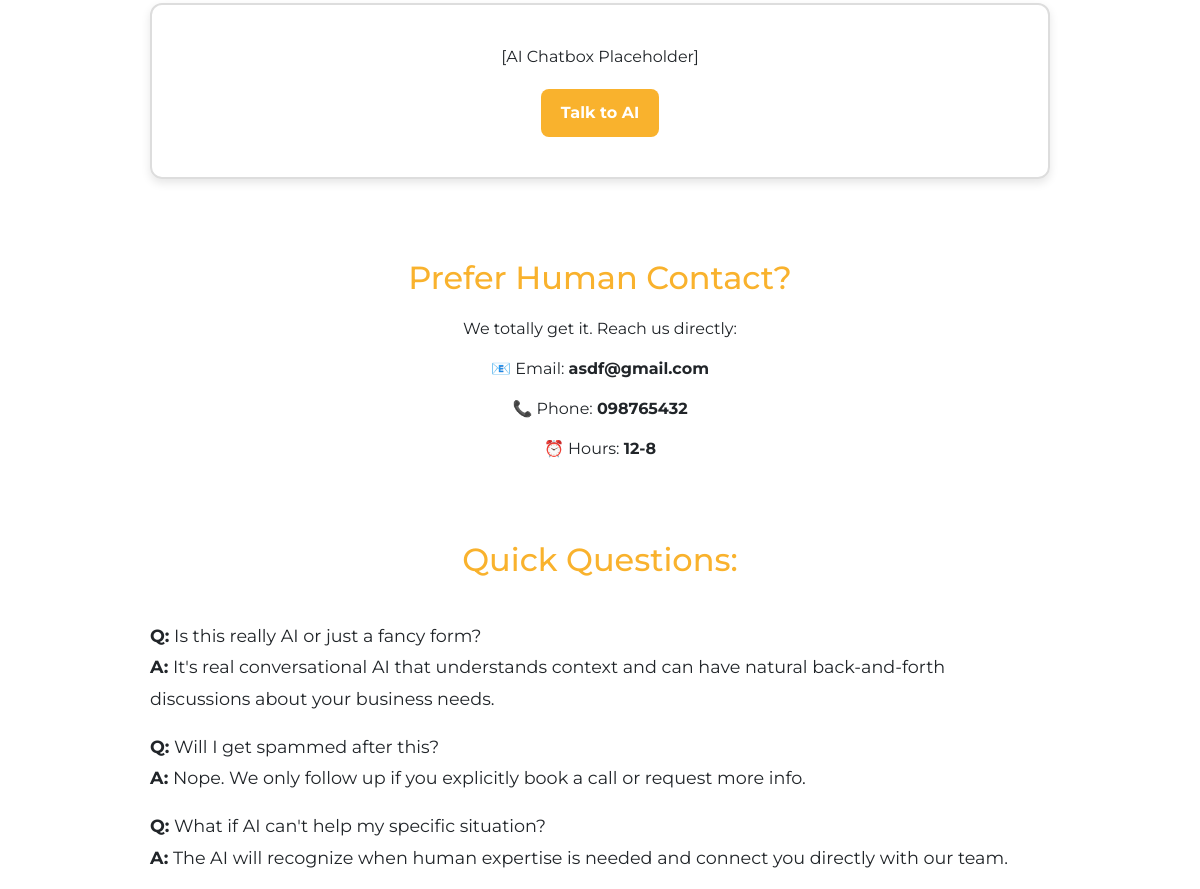
Page /InteractiveDemo (middle part) on the earlier database version.
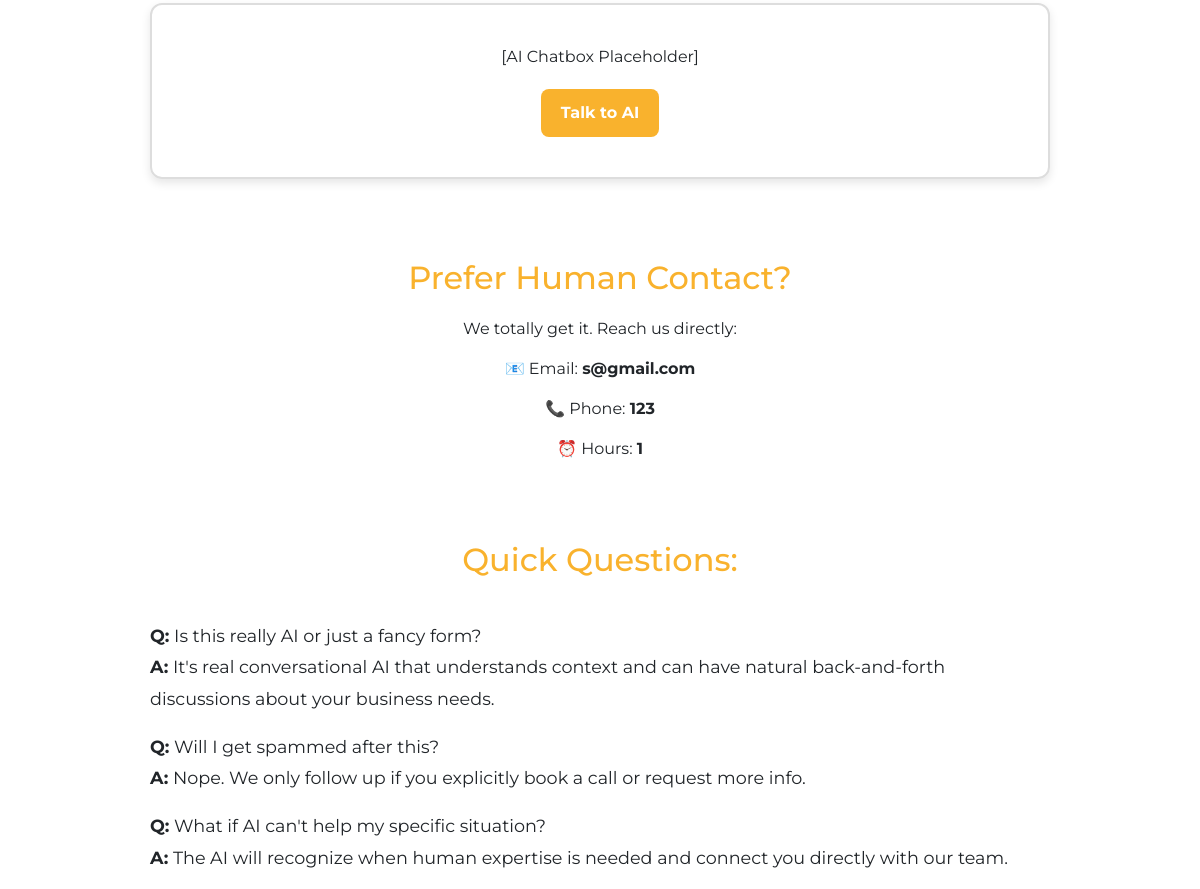
Same page on the later database version.
### models.py (models this page shows, shortened)
class ContactInfo(db.Model):
    id = db.Column(db.Integer, primary_key=True)
    email = db.Column(db.String(120), nullable=False)
    phone = db.Column(db.String(50), nullable=False)
    hours = db.Column(db.String(100), nullable=False)

### app.py (the view)
@app.route("/InteractiveDemo")
def interactive_demo():
    contact = ContactInfo.query.first()
    return render_template(
        "interactive_demo.html",
        page="Interactive Demo",
        contact_email=contact.email if contact else "hello@yourdomain.com",
        contact_phone=contact.phone if contact else "+1234567890",
        contact_hours=contact.hours if contact else "Mon-Fri, 9AM-6PM EST"
    )

### templates/interactive_demo.html (shortened to what this page needs)
{% extends "base.html" %}
{% block content %}
<section class="chat-demo" style="margin: 80px auto; text-align: center; max-width: 900px;">
  <div style="border: 2px solid #ddd; border-radius: 12px; padding: 40px; box-shadow: 0 4px 10px rgba(0,0,0,0.1);">
    <p style="margin-bottom: 20px;">[AI Chatbox Placeholder]</p>
    <button style="padding: 12px 20px; background: rgb(249, 178, 45); color: white; border: none; border-radius: 8px; font-weight: bold; cursor: pointer;">
      Talk to AI
    </button>
  </div>
</section>
<section class="fallback-contact" style="margin: 80px auto; max-width: 800px; text-align: center;">
  <h2 style="color: rgb(249, 178, 45); margin-bottom: 20px;">Prefer Human Contact?</h2>
  <p>We totally get it. Reach us directly:</p>
  <p>📧 Email: <strong>{{ contact_email }}</strong></p>
  <p>📞 Phone: <strong>{{ contact_phone }}</strong></p>
  <p>⏰ Hours: <strong>{{ contact_hours }}</strong></p>
</section>
<section class="faq" style="margin: 80px auto; max-width: 900px;">
  <h2 style="text-align: center; color: rgb(249, 178, 45); margin-bottom: 40px;">Quick Questions:</h2>
  <div style="line-height: 1.8; font-size: 1.1rem;">
    <p><strong>Q:</strong> Is this really AI or just a fancy form?<br>
       <strong>A:</strong> It's real conversational AI that understands context and can have natural back-and-forth discussions about your business needs.</p>
    <p><strong>Q:</strong> Will I get spammed after this?<br>
       <strong>A:</strong> Nope. We only follow up if you explicitly book a call or request more info.</p>
    <p><strong>Q:</strong> What if AI can't help my specific situation?<br>
       <strong>A:</strong> The AI will recognize when human expertise is needed and connect you directly with our team.</p>
  </div>
</section>
{% endblock %}

### templates/base.html (shortened to what this page needs)
<!DOCTYPE html>
<html lang="en">
<head>
  <link rel="stylesheet" href="{{ url_for('static', filename='base.css') }}">
  <link href="https://cdn.jsdelivr.net/npm/bootstrap@5.3.0/dist/css/bootstrap.min.css" rel="stylesheet">
  <link rel="stylesheet" href="https://cdnjs.cloudflare.com/ajax/libs/font-awesome/6.5.0/css/all.min.css">
  <link href="https://cdn.jsdelivr.net/npm/bootstrap@5.3.0/dist/css/bootstrap.min.css" rel="stylesheet">
  <link rel="stylesheet" href="https://cdnjs.cloudflare.com/ajax/libs/font-awesome/6.5.0/css/all.min.css">
  <link rel="stylesheet" href="{{ url_for('static', filename='style.css') }}">
</head>
<body>
<div>
  {% block content %}{% endblock %}
</div>
</body>
</html>

### static/base.css (style rules this page uses)
body { margin: 0; padding: 0; font-family: 'Montserrat', sans-serif; overflow-x: hidden; }
button, a.btn, .nav-button { display: inline-flex; justify-content: center; align-items: center; background: #050606; border: none; border-radius: 15px; color: white; font-size: 1rem; font-weight: 600; text-decoration: none; cursor: pointer; position: relative; overflow: hidden; transition: all 0.5s ease; z-index: 1; padding: 8px 18px; }
button::before, a.btn::before, .nav-button::before { content: ''; position: absolute; top: -50%; left: -50%; width: 200%; height: 200%; background: linear-gradient( 0deg, transparent, transparent 30%, rgba(255, 215, 0, 0.3) ); transform: rotate(-45deg); transition: all 0.5s ease; opacity: 0; z-index: 0; }

### static/style.css (style rules this page uses)
body { margin: 0; padding: 0; font-family: 'Montserrat', sans-serif; overflow-x: visible; }

Differences in the rows shown:
changed ContactInfo: email "asdf@gmail.com" → "s@gmail.com"; phone "098765432" → "123"; hours "12-8" → (not shown)
Other differences:
{{ contact_hours }}: (not shown) → "1"
